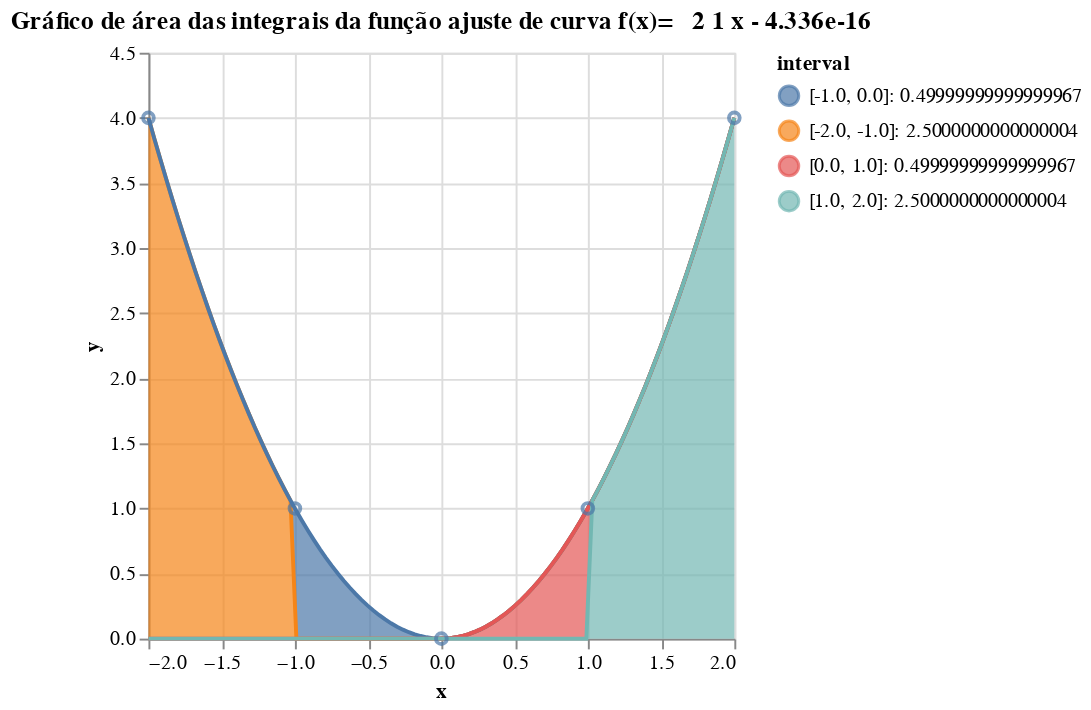

Notebook source saved alongside this figure:
### Code cell
#exponencial com ajuste de curva
x = [-2, -1, 0, 1, 2]
y = [exponencial(i) for i in x]
datapoint = pd.DataFrame({'x':x, 'y':y})

degree = 2
curve_exponencial = curve_fitting(x, y, degree)


data_area_exponencial_ajuste, total_exponencial_ajuste = xds(curve_exponencial)


grafico_exponencial_ajuste = alt.Chart(data_area_exponencial_ajuste, title="Gráfico de área das integrais da função ajuste de curva f(x)={}".format(curve_exponencial)).mark_area(line=True).encode(
    x='x',
    y='y',
    color='interval'
)
grafico_pontos = alt.Chart(datapoint).mark_point().encode(
    x='x',
    y='y',
    tooltip = 'x'
)

grafico_exponencial_ajuste += grafico_pontos
grafico_exponencial_ajuste

### Figure 1 — Vega-Lite specification as saved in the notebook (floating-point values rounded to 4 significant figures)
{"config": {"view": {"continuousWidth": 300, "continuousHeight": 300}}, "layer": [{"data": {"name": "data-ea934d149abc8e82247c5fd9b9d2656b"}, "mark": {"type": "area", "line": true}, "encoding": {"color": {"field": "interval", "type": "nominal"}, "x": {"field": "x", "type": "quantitative"}, "y": {"field": "y", "type": "quantitative"}}, "title": "Gráfico de área das integrais da função ajuste de curva f(x)=   2\n1 x - 4.336e-16"}, {"data": {"name": "data-5bd765832ecaa672a76d67e911d4e572"}, "mark": {"type": "point"}, "encoding": {"tooltip": {"field": "x", "type": "quantitative"}, "x": {"field": "x", "type": "quantitative"}, "y": {"field": "y", "type": "quantitative"}}}], "$schema": "https://vega.github.io/schema/vega-lite/v5.8.0.json", "datasets": {"data-ea934d149abc8e82247c5fd9b9d2656b": [{"x": -2.0, "y": 4.0, "interval": "[-2.0, -1.0]: 2.5000000000000004"}, {"x": -1.96, "y": 3.84, "interval": "[-2.0, -1.0]: 2.5000000000000004"}, {"x": -1.919, "y": 3.683, "interval": "[-2.0, -1.0]: 2.5000000000000004"}, {"x": -1.879, "y": 3.53, "interval": "[-2.0, -1.0]: 2.5000000000000004"}, {"x": -1.838, "y": 3.38, "interval": "[-2.0, -1.0]: 2.5000000000000004"}, {"x": -1.798, "y": 3.233, "interval": "[-2.0, -1.0]: 2.5000000000000004"}, {"x": -1.758, "y": 3.089, "interval": "[-2.0, -1.0]: 2.5000000000000004"}, {"x": -1.717, "y": 2.949, "interval": "[-2.0, -1.0]: 2.5000000000000004"}, {"x": -1.677, "y": 2.812, "interval": "[-2.0, -1.0]: 2.5000000000000004"}, {"x": -1.636, "y": 2.678, "interval": "[-2.0, -1.0]: 2.5000000000000004"}, {"x": -1.596, "y": 2.547, "interval": "[-2.0, -1.0]: 2.5000000000000004"}, {"x": -1.556, "y": 2.42, "interval": "[-2.0, -1.0]: 2.5000000000000004"}, {"x": -1.515, "y": 2.296, "interval": "[-2.0, -1.0]: 2.5000000000000004"}, {"x": -1.475, "y": 2.175, "interval": "[-2.0, -1.0]: 2.5000000000000004"}, {"x": -1.434, "y": 2.057, "interval": "[-2.0, -1.0]: 2.5000000000000004"}, {"x": -1.394, "y": 1.943, "interval": "[-2.0, -1.0]: 2.5000000000000004"}, {"x": -1.354, "y": 1.832, "interval": "[-2.0, -1.0]: 2.5000000000000004"}, {"x": -1.313, "y": 1.724, "interval": "[-2.0, -1.0]: 2.5000000000000004"}, {"x": -1.273, "y": 1.62, "interval": "[-2.0, -1.0]: 2.5000000000000004"}, {"x": -1.232, "y": 1.519, "interval": "[-2.0, -1.0]: 2.5000000000000004"}, {"x": -1.192, "y": 1.421, "interval": "[-2.0, -1.0]: 2.5000000000000004"}, {"x": -1.152, "y": 1.326, "interval": "[-2.0, -1.0]: 2.5000000000000004"}, {"x": -1.111, "y": 1.235, "interval": "[-2.0, -1.0]: 2.5000000000000004"}, {"x": -1.071, "y": 1.146, "interval": "[-2.0, -1.0]: 2.5000000000000004"}, {"x": -1.03, "y": 1.062, "interval": "[-2.0, -1.0]: 2.5000000000000004"}, {"x": -0.9899, "y": 0.9799, "interval": "[-1.0, 0.0]: 0.49999999999999967"}, {"x": -0.9495, "y": 0.9015, "interval": "[-1.0, 0.0]: 0.49999999999999967"}, {"x": -0.9091, "y": 0.8264, "interval": "[-1.0, 0.0]: 0.49999999999999967"}, {"x": -0.8687, "y": 0.7546, "interval": "[-1.0, 0.0]: 0.49999999999999967"}, {"x": -0.8283, "y": 0.6861, "interval": "[-1.0, 0.0]: 0.49999999999999967"}, {"x": -0.7879, "y": 0.6208, "interval": "[-1.0, 0.0]: 0.49999999999999967"}, {"x": -0.7475, "y": 0.5587, "interval": "[-1.0, 0.0]: 0.49999999999999967"}, {"x": -0.7071, "y": 0.4999, "interval": "[-1.0, 0.0]: 0.49999999999999967"}, {"x": -0.6667, "y": 0.4444, "interval": "[-1.0, 0.0]: 0.49999999999999967"}, {"x": -0.6263, "y": 0.3922, "interval": "[-1.0, 0.0]: 0.49999999999999967"}, {"x": -0.5859, "y": 0.3432, "interval": "[-1.0, 0.0]: 0.49999999999999967"}, {"x": -0.5455, "y": 0.2975, "interval": "[-1.0, 0.0]: 0.49999999999999967"}, {"x": -0.5051, "y": 0.2551, "interval": "[-1.0, 0.0]: 0.49999999999999967"}, {"x": -0.4646, "y": 0.2159, "interval": "[-1.0, 0.0]: 0.49999999999999967"}, {"x": -0.4242, "y": 0.18, "interval": "[-1.0, 0.0]: 0.49999999999999967"}, {"x": -0.3838, "y": 0.1473, "interval": "[-1.0, 0.0]: 0.49999999999999967"}, {"x": -0.3434, "y": 0.1179, "interval": "[-1.0, 0.0]: 0.49999999999999967"}, {"x": -0.303, "y": 0.09183, "interval": "[-1.0, 0.0]: 0.49999999999999967"}, {"x": -0.2626, "y": 0.06897, "interval": "[-1.0, 0.0]: 0.49999999999999967"}, {"x": -0.2222, "y": 0.04938, "interval": "[-1.0, 0.0]: 0.49999999999999967"}, {"x": -0.1818, "y": 0.03306, "interval": "[-1.0, 0.0]: 0.49999999999999967"}, {"x": -0.1414, "y": 0.02, "interval": "[-1.0, 0.0]: 0.49999999999999967"}, {"x": -0.101, "y": 0.0102, "interval": "[-1.0, 0.0]: 0.49999999999999967"}, {"x": -0.06061, "y": 0.003673, "interval": "[-1.0, 0.0]: 0.49999999999999967"}, {"x": -0.0202, "y": 0.0004081, "interval": "[-1.0, 0.0]: 0.49999999999999967"}, {"x": 0.0202, "y": 0.0004081, "interval": "[0.0, 1.0]: 0.49999999999999967"}, {"x": 0.06061, "y": 0.003673, "interval": "[0.0, 1.0]: 0.49999999999999967"}, {"x": 0.101, "y": 0.0102, "interval": "[0.0, 1.0]: 0.49999999999999967"}, {"x": 0.1414, "y": 0.02, "interval": "[0.0, 1.0]: 0.49999999999999967"}, {"x": 0.1818, "y": 0.03306, "interval": "[0.0, 1.0]: 0.49999999999999967"}, {"x": 0.2222, "y": 0.04938, "interval": "[0.0, 1.0]: 0.49999999999999967"}, {"x": 0.2626, "y": 0.06897, "interval": "[0.0, 1.0]: 0.49999999999999967"}, {"x": 0.303, "y": 0.09183, "interval": "[0.0, 1.0]: 0.49999999999999967"}, {"x": 0.3434, "y": 0.1179, "interval": "[0.0, 1.0]: 0.49999999999999967"}, {"x": 0.3838, "y": 0.1473, "interval": "[0.0, 1.0]: 0.49999999999999967"}, {"x": 0.4242, "y": 0.18, "interval": "[0.0, 1.0]: 0.49999999999999967"}, {"x": 0.4646, "y": 0.2159, "interval": "[0.0, 1.0]: 0.49999999999999967"}, {"x": 0.5051, "y": 0.2551, "interval": "[0.0, 1.0]: 0.49999999999999967"}, {"x": 0.5455, "y": 0.2975, "interval": "[0.0, 1.0]: 0.49999999999999967"}, {"x": 0.5859, "y": 0.3432, "interval": "[0.0, 1.0]: 0.49999999999999967"}, {"x": 0.6263, "y": 0.3922, "interval": "[0.0, 1.0]: 0.49999999999999967"}, {"x": 0.6667, "y": 0.4444, "interval": "[0.0, 1.0]: 0.49999999999999967"}, {"x": 0.7071, "y": 0.4999, "interval": "[0.0, 1.0]: 0.49999999999999967"}, {"x": 0.7475, "y": 0.5587, "interval": "[0.0, 1.0]: 0.49999999999999967"}, {"x": 0.7879, "y": 0.6208, "interval": "[0.0, 1.0]: 0.49999999999999967"}, {"x": 0.8283, "y": 0.6861, "interval": "[0.0, 1.0]: 0.49999999999999967"}, {"x": 0.8687, "y": 0.7546, "interval": "[0.0, 1.0]: 0.49999999999999967"}, {"x": 0.9091, "y": 0.8264, "interval": "[0.0, 1.0]: 0.49999999999999967"}, {"x": 0.9495, "y": 0.9015, "interval": "[0.0, 1.0]: 0.49999999999999967"}, {"x": 0.9899, "y": 0.9799, "interval": "[0.0, 1.0]: 0.49999999999999967"}, {"x": 1.03, "y": 1.062, "interval": "[1.0, 2.0]: 2.5000000000000004"}, {"x": 1.071, "y": 1.146, "interval": "[1.0, 2.0]: 2.5000000000000004"}, {"x": 1.111, "y": 1.235, "interval": "[1.0, 2.0]: 2.5000000000000004"}, {"x": 1.152, "y": 1.326, "interval": "[1.0, 2.0]: 2.5000000000000004"}, {"x": 1.192, "y": 1.421, "interval": "[1.0, 2.0]: 2.5000000000000004"}, {"x": 1.232, "y": 1.519, "interval": "[1.0, 2.0]: 2.5000000000000004"}, {"x": 1.273, "y": 1.62, "interval": "[1.0, 2.0]: 2.5000000000000004"}, {"x": 1.313, "y": 1.724, "interval": "[1.0, 2.0]: 2.5000000000000004"}, {"x": 1.354, "y": 1.832, "interval": "[1.0, 2.0]: 2.5000000000000004"}, {"x": 1.394, "y": 1.943, "interval": "[1.0, 2.0]: 2.5000000000000004"}, {"x": 1.434, "y": 2.057, "interval": "[1.0, 2.0]: 2.5000000000000004"}, {"x": 1.475, "y": 2.175, "interval": "[1.0, 2.0]: 2.5000000000000004"}, {"x": 1.515, "y": 2.296, "interval": "[1.0, 2.0]: 2.5000000000000004"}, {"x": 1.556, "y": 2.42, "interval": "[1.0, 2.0]: 2.5000000000000004"}, {"x": 1.596, "y": 2.547, "interval": "[1.0, 2.0]: 2.5000000000000004"}, {"x": 1.636, "y": 2.678, "interval": "[1.0, 2.0]: 2.5000000000000004"}, {"x": 1.677, "y": 2.812, "interval": "[1.0, 2.0]: 2.5000000000000004"}, {"x": 1.717, "y": 2.949, "interval": "[1.0, 2.0]: 2.5000000000000004"}, {"x": 1.758, "y": 3.089, "interval": "[1.0, 2.0]: 2.5000000000000004"}, {"x": 1.798, "y": 3.233, "interval": "[1.0, 2.0]: 2.5000000000000004"}, {"x": 1.838, "y": 3.38, "interval": "[1.0, 2.0]: 2.5000000000000004"}, {"x": 1.879, "y": 3.53, "interval": "[1.0, 2.0]: 2.5000000000000004"}, {"x": 1.919, "y": 3.683, "interval": "[1.0, 2.0]: 2.5000000000000004"}, {"x": 1.96, "y": 3.84, "interval": "[1.0, 2.0]: 2.5000000000000004"}, {"x": 2.0, "y": 4.0, "interval": "[1.0, 2.0]: 2.5000000000000004"}], "data-5bd765832ecaa672a76d67e911d4e572": [{"x": -2, "y": 4}, {"x": -1, "y": 1}, {"x": 0, "y": 0}, {"x": 1, "y": 1}, {"x": 2, "y": 4}]}}
